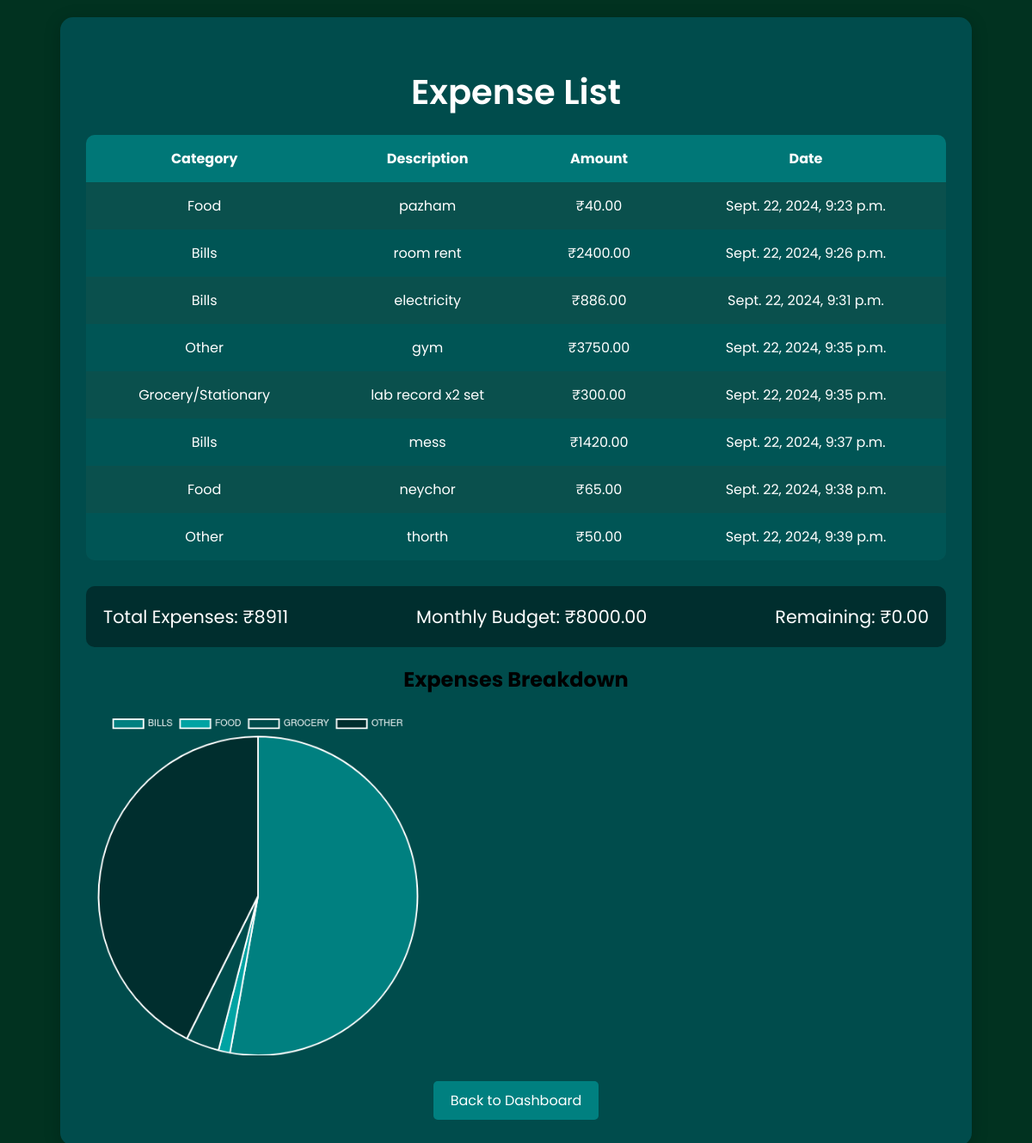
Screenshot of /expenses/expenses/ (signed in) with the database file from the repository.
### expenseapp/models.py (models this page shows, shortened)
class Expense(models.Model):
    CATEGORY_CHOICES = [
        ('FOOD', 'Food'),
        ('GROCERY', 'Grocery/Stationary'),
        ('BILLS', 'Bills'),
        ('OTHER', 'Other'),
    ]
    user = models.ForeignKey(User, on_delete=models.CASCADE, default=1)
    category = models.CharField(max_length=20, choices=CATEGORY_CHOICES)
    description = models.TextField()
    amount = models.DecimalField(max_digits=10, decimal_places=2)
    date = models.DateTimeField(default=timezone.now)

class MonthlyBudget(models.Model):
    user = models.ForeignKey(User, on_delete=models.CASCADE)
    budget_amount = models.DecimalField(max_digits=10, decimal_places=2)
    month = models.DateField(default=timezone.now)

### expenseapp/views.py (the view)
# urls.py: path('expenses/', views.expense_list, name='expense_list'),
@login_required
def expense_list(request):
    current_month = timezone.now().date().replace(day=1)
    expenses = Expense.objects.filter(user=request.user, date__month=current_month.month, date__year=current_month.year)
    total_expenses = expenses.aggregate(Sum('amount'))['amount__sum'] or 0
    try:
        budget = MonthlyBudget.objects.get(user=request.user, month=current_month)
        monthly_budget = budget.budget_amount
    except MonthlyBudget.DoesNotExist:
        monthly_budget = None
    category_expenses = expenses.values('category').annotate(total=Sum('amount'))
    categories = [entry['category'] for entry in category_expenses]
    totals = [float(entry['total']) for entry in category_expenses]
    context = {
        'expenses': expenses,
        'total_expenses': total_expenses,
        'monthly_budget': monthly_budget,
        'categories': categories,
        'totals': totals,
        'current_month': current_month,
    }
    return render(request, 'expense_list.html', context)

### expenseapp/templates/expense_list.html (shortened to what this page needs)
<!DOCTYPE html>
<html lang="en">
<head>
</head>
<body>
<div class="container">
    <h1>Expense List</h1>
    <table>
        <thead>
            <tr>
                <th>Category</th>
                <th>Description</th>
                <th>Amount</th>
                <th>Date</th>
            </tr>
        </thead>
        <tbody>
            {% for expense in expenses %}
            <tr>
                <td>{{ expense.get_category_display }}</td>
                <td>{{ expense.description }}</td>
                <td>₹{{ expense.amount }}</td>
                <td>{{ expense.date }}</td>
            </tr>
            {% empty %}
            <tr>
                <td colspan="4">No expenses recorded.</td>
            </tr>
            {% endfor %}
        </tbody>
    </table>
    <div class="summary">
        <div>Total Expenses: ₹<span id="totalExpenses">{{ total_expenses }}</span></div>
        <div>Monthly Budget: ₹<span id="monthlyBudget">{{ monthly_budget }}</span></div>
        <div>Remaining: ₹<span id="remainingAmount">{{ remaining_budget }}</span></div>
    </div>
    <div class="pie-chart">
        <h2>Expenses Breakdown</h2>
        <canvas id="expensePieChart"></canvas>
    </div>
    <div style="text-align: center; margin-top: 30px;">
        <a href="{% url 'dashboard' %}" class="btn">Back to Dashboard</a>
    </div>
</div>
<script>
    // Data from Django passed to JavaScript safely
    const categories = {{ categories|safe }};
    const totals = {{ totals|safe }};
    // Chart.js to render Pie Chart
    const ctx = document.getElementById('expensePieChart').getContext('2d');
    const expensePieChart = new Chart(ctx, {
        type: 'pie',
        data: {
            labels: categories,
            datasets: [{
                data: totals,
                backgroundColor: [
                    '#008080', '#00a3a3', '#004c4c', '#002e2e', '#005555'
                ],
                borderColor: '#fff',
                borderWidth: 2
            }]
        },
        options: {
            responsive: true,
            plugins: {
                legend: {
                    position: 'top',
                    labels: {
                        color: '#fff'
                    }
                },
                tooltip: {
                    backgroundColor: '#002e2e',
                    titleColor: '#fff',
                    bodyColor: '#fff'
                }
            }
        }
    });
    // Remaining budget calculation
    const totalExpenses = parseFloat(document.getElementById('totalExpenses').innerText);
    const monthlyBudget = parseFloat(document.getElementById('monthlyBudget').innerText);
    let remainingAmount = monthlyBudget - totalExpenses;
    if (remainingAmount < 0) {
        remainingAmount = 0;
    }
    document.getElementById('remainingAmount').innerText = remainingAmount.toFixed(2);
</script>
</body>
</html>

### expenseapp/templates/expense_list.html (style rules this page uses)
body { font-family: 'Poppins', sans-serif; background-color: #013220; margin: 0; padding: 20px; }
.container { background-color: #004c4c; padding: 30px; border-radius: 15px; box-shadow: 0 4px 20px rgba(0, 0, 0, 0.2); max-width: 1000px; margin: 0 auto; }
h1 { color: #fff; text-align: center; margin-bottom: 20px; font-size: 2.5em; font-weight: 600; }
table { width: 100%; border-collapse: collapse; background-color: #0a504d; border-radius: 10px; overflow: hidden; margin-bottom: 30px; }
th, td { padding: 15px; text-align: center; color: white; }
thead { background-color: #007777; }
tbody tr:nth-child(even) { background-color: #005555; }
.summary { background-color: #002e2e; padding: 20px; border-radius: 10px; color: white; display: flex; justify-content: space-between; }
.summary div { font-size: 1.3em; }
.pie-chart { margin-top: 20px; text-align: center; }
#expensePieChart { width: 400px !important; height: 400px !important; display: inline-block; }
.btn { background-color: #008080; padding: 10px 20px; color: white; text-align: center; text-decoration: none; border-radius: 5px; display: inline-block; transition: background-color 0.3s; }

### rows the page displays
Expense: category "Food", description "pazham", amount "40.00", date "Sept. 22, 2024, 9:23 p.m."
Expense: category "Bills", description "room rent", amount "2400.00", date "Sept. 22, 2024, 9:26 p.m."
Expense: category "Bills", description "electricity", amount "886.00", date "Sept. 22, 2024, 9:31 p.m."
Expense: category "Other", description "gym", amount "3750.00", date "Sept. 22, 2024, 9:35 p.m."
Expense: category "Grocery/Stationary", description "lab record x2 set", amount "300.00", date "Sept. 22, 2024, 9:35 p.m."
Expense: category "Bills", description "mess", amount "1420.00", date "Sept. 22, 2024, 9:37 p.m."
Expense: category "Food", description "neychor", amount "65.00", date "Sept. 22, 2024, 9:38 p.m."
Expense: category "Other", description "thorth", amount "50.00", date "Sept. 22, 2024, 9:39 p.m."
MonthlyBudget: budget_amount "8000.00"

### other values shown
{{ total_expenses }} "8911"
chart data {{ categories|safe }} ['BILLS', 'FOOD', 'GROCERY', 'OTHER']
chart data {{ totals|safe }} [4706.0, 105.0, 300.0, 3800.0]
